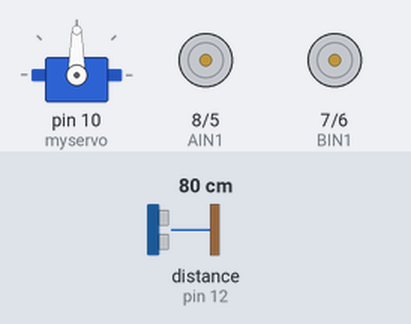
Simulated run of this sketch. Board: Arduino Uno, built with avr-gcc and run on an emulated ATmega328P. Parts: servo, direction and speed pins drawn as motors (green arrow = direction pin HIGH = forward, orange = LOW = backward, longer = more drive). Wiring (inferred from the names in the program): ultrasonic range finder: trigger pin 13; echo pin 12. The test bench sets the inputs (shaded band); at power-on: distance to the obstacle (sensor on pin 12) 80 cm. The echo pulse lasts 58.3 µs per cm.

Above: at 1.2 s.
1.3 s: distance to the obstacle (sensor on pin 12) set to 2 cm
At 2.0 s:
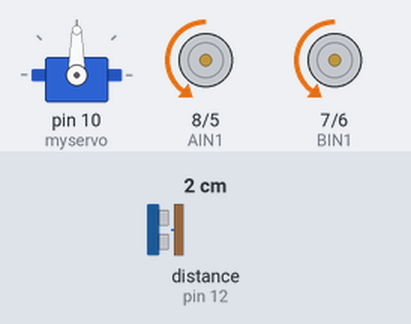
2.9 s: distance to the obstacle (sensor on pin 12) set to 8 cm
4.4 s: distance to the obstacle (sensor on pin 12) set to 11 cm
At 4.7 s:
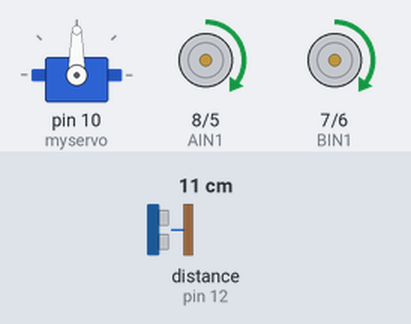
5.9 s: distance to the obstacle (sensor on pin 12) set to 29 cm
7.4 s: distance to the obstacle (sensor on pin 12) set to 34 cm
At 9.6 s:
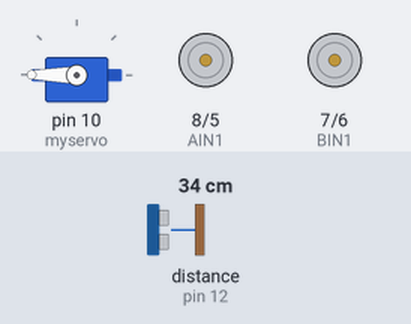
10.4 s: distance to the obstacle (sensor on pin 12) set to 18 cm
At 10.77 s:
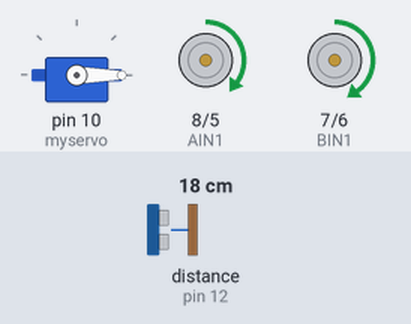
Timing chart, 0 to 13.4 s (numbered marks = the images above; inputs shaded):
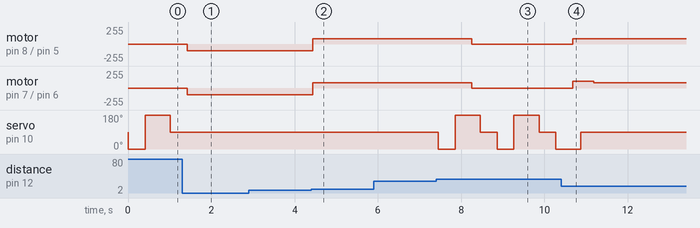

Measured:
- the behaviour switches between 9 and 10 cm on distance to the obstacle (sensor on pin 12) (found by bisection; images 1 and 2)
- the behaviour switches between 30 and 31 cm on distance to the obstacle (sensor on pin 12) (found by bisection; images 2 and 3)
- after the input at 1.3 s, motor on pin 8 (AIN1) / pin 5 (PWMA), motor on pin 7 (BIN1) / pin 6 (PWMB): stopped → backward 100/255 after 0.12 s; servo on pin 10 (myservo): stays 90° (without the input it goes to 0° after 0.13 s)
- after the input at 2.9 s, every drawn part: stays the same
- after the input at 4.4 s, motor on pin 8 (AIN1) / pin 5 (PWMA), motor on pin 7 (BIN1) / pin 6 (PWMB): backward 100/255 → forward 80/255 at once
- after the input at 5.9 s, every drawn part: stays the same
- after the input at 7.4 s, motor on pin 8 (AIN1) / pin 5 (PWMA), motor on pin 7 (BIN1) / pin 6 (PWMB): forward 80/255 → stopped after 0.86 s; servo on pin 10 (myservo): 90° → 0° after 0.05 s, → 180° 0.40 s later, → 90° 0.60 s later, → 0° 0.41 s later, … (7 changes in this stretch)
- after the input at 10.4 s, motor on pin 8 (AIN1) / pin 5 (PWMA): stopped → forward 80/255 after 0.28 s; motor on pin 7 (BIN1) / pin 6 (PWMB): stopped → forward 100/255 after 0.28 s, → forward 80/255 0.50 s later

The sketch:

Auto_Follow_Command.ino
```cpp
//* Auto-Following Command *//

//This code uses the HC-SR04 Ultasonic Sensor to measure distance.//
//Here it is paired with a SG90 Servo Motor to help it detect     //
//subjects in a field of 180°. This in turn helps the Elegoo Car  //
//to follow an object and eventualy another Elegoo Car.           //
//Code available on: //
// https://github.com/NiceNicoN/Robotics-2/blob/main/Auto_Follow_Command.ino //


//Include the Servo Motor Library
#include <Servo.h>  //This library contains the codes necessary to use the SG90 Servo Moror

//Create the Servo Object to control the Servo Motor
Servo myservo;

// Standby pin
int STBY = 3;

// Pins on the Arduino that belong to the motors of the wheels //

//Motor A  (Motors on the right side of the car)
int PWMA = 5;    // Pin 5 controls how fast Motor A is spinning
int AIN1 = 8;    // Pin 8 controls in which direction (forward or backward) Motor A is spinning

//Motor B  (Motors on the left side of the car)
int PWMB = 6;    // Pin 6 controls how fast Motor B is spinning
int BIN1 = 7;    // Pin 7 controls in which direction (forward or backward) Motor B is spinning

// Pins for the Ultrasonic Sensor
int trigPin = 13;           //Pin 13, the Trigger pin, is the one driven to send out the ultrasonic pulses
int echoPin = 12;           //Pin 12, the Echo in, is the one that produces a pulse when the reflected signal is received.

// Precise Variables
//float duration, distance;   //With float, the duration and distace variables become precise to the decimal

// Available Speeds //    These will be the Y variables when a command is called
int MaxSPEED= 250;
int MinSPEED= 80;
int NormSPEED= 100;
int DontMOVE= 0;

// Available Times //     These will be the X variables when a command is called
int Stop = 0;
int Time = 1000;
int IRResponseTime = 0;


void Forward(int x,int y){  //Forward command
  //motor A
  analogWrite  (PWMA,y);    //Motor A is powered at speed y
  digitalWrite (AIN1,1);    //The command of 1(HIGH) makes motor A move forward

  //Motor B
  analogWrite  (PWMB,y);    //Motor B is powered at speed y
  digitalWrite (BIN1,1);    //The command of 1(HIGH) makes motor B move forward
}

void Backward(int x,int y){ //Backward command
  //motor A
  analogWrite  (PWMA,y);    //Motor A is powered at speed y
  digitalWrite (AIN1,0);    //The command of 0(LOW) makes motor A move backward

  //Motor B
  analogWrite (PWMB, y);    //Motor B is powered at speed y
  digitalWrite (BIN1,0);    //The command of 0(LOW) makes motor B move backward
}

void RightForward(int x,int y){ //Right command
  //motor A
  analogWrite (PWMA,y/2);       //Motor A is powered at half of speed y
  digitalWrite  (AIN1,1);       //The command of 1(HIGH) makes motor A move forward

  //Motor B
  analogWrite (PWMB, y);        //Motor B is powered at speed y
  digitalWrite (BIN1,1);        //The command of 1(HIGH) makes motor B move forward

  // In the case of the Right command, Motor A is moving forward at half-speed and Motor B is moving forwards at full speed
  // causing the Duck to go in circles to the Right.
}

void LeftForward(int x,int y){  //Left command
  //motor A
  analogWrite  (PWMA,y);        //Motor A is powered at speed y
  digitalWrite (AIN1,1);        //The command of 1(HIGH) makes motor A move forward
  //Motor B
  analogWrite(PWMB,y/2);        //Motor B is powered at half of speed y
  digitalWrite (BIN1,1);        //The command of 1(HIGH) makes motor B move forward

  // In the case of the Left command, Motor A is moving forward at full speed and Motor B is moving forwards at half-speed
  // causing the Duck to go in circles to the Left.
}

void Standby(){ //Standby command
  //motor A
  analogWrite (PWMA,0);     //Motor A is powered at speed 0

  //Motor B
  analogWrite (PWMB,0);     //Motor B is powered at speed 0
}

//void Ultrasonic(){  //Ultrasonic command
float Ultrasonic(){  //Ultrasonic command
  // Write a pulse to the HC-SR04 Trigger Pin 
  digitalWrite(trigPin, LOW);
  delayMicroseconds(2);
  digitalWrite(trigPin,HIGH);
  delayMicroseconds(10);
  digitalWrite(trigPin, LOW);

  // Measure the response from the HC-SR04 Echo Pin
  float duration = pulseIn(echoPin, HIGH);

  // Determine distance from duration
  // Use 343 meters per second as speed of sound
 float distance = (duration / 2) * 0.0343;
  return distance;
}


void setup(){

  Serial.begin(9600);

  // Turn the Motors pins into Outputs
  pinMode(AIN1, OUTPUT);
  pinMode(PWMA, OUTPUT);
  pinMode(BIN1, OUTPUT);
  pinMode(PWMB, OUTPUT);
  digitalWrite(STBY, 1);

  // Declare the pupose of each Ultrasonic pin
  pinMode(trigPin, OUTPUT);  // trig pin outputs sonic signals
  pinMode(echoPin, INPUT);   // trig pin receives sonic signals that bounced back

  // Attaches the servo on pin 10 to the Servo Object
  myservo.attach(10);
}


void loop() {
 float distance = Ultrasonic();

  if (distance >= 30){      /////if true that Mommy is more than or = 30 cm in FRONT of the Duck, run next line of code.
    myservo.write(0);         ///Servo turn RIGHT
    delay(200);                //for 0.2 seconds
    distance = Ultrasonic();  ///Run Ultrasonic command
    delay(200);                //for 0.2 seconds

    if (distance >= 30){      /////if true that Mommy is more than or = 30 cm to the RIGHT of the Duck, run next line of code.
      myservo.write(180);       ///Servo turn LEFT
      delay(200);                //for 0.2 seconds
      distance = Ultrasonic();  ///Run Ultrasonic command
      delay(200);                //for 0.2 seconds

      if (distance >= 30){      /////if true that Mommy is more than or = 30 cm to the LEFT of the Duck, run next line of code.
        Standby();                ///Run Duck in /Standby/ command
        delay(200);                //for 0.2 seconds
        myservo.write(90);        ///Servo turn FORWARD
        delay(200);                //for 0.2 seconds
        distance = Ultrasonic();  ///Run Ultrasonic command
        delay(200);                //for 0.2 seconds
      }

      else if (distance > 10 && distance < 30){      /////otherwise, if true that Mommy is more than 10 cm and less than 30 cm to the LEFT of the Duck, run next line of code.
        LeftForward(0,NormSPEED);                     ///Duck's Body turns LEFT, at 100 speed
        delay(200);                                    //for 0.2 seconds
        myservo.write(90);                            ///Servo reajusts by turning FORWARD
        delay(200);                                    //for 0.2 seconds
        distance = Ultrasonic();                      ///Run Ultrasonic command
        delay(100);                                    //for 0.1 seconds
      }

      else if (distance <= 7){      /////otherwise, otherwise, if true that Mommy is less than or = 7 cm to the LEFT of the Duck, run next line of code.
        Backward(0,NormSPEED);        ///Duck runs BACKWARDS, at 100 speed
        delay(200);                    //for 0.2 seconds
        myservo.write(90);            ///Servo reajusts by turning FORWARD
        delay(200);                    //for 0.2 seconds
        distance = Ultrasonic();      ///Run Ultrasonic command
        delay(200);                    //for 0.2 seconds
      }
    }

    else if (distance > 10 && distance < 30){      /////otherwise, if true that Mommy is more than 10 cm and less than 30 cm to the RIGHT of the Duck, run next line of code.
      RightForward(0,NormSPEED);                     ///Duck's Body turns RIGHT, at 100 speed
      delay(200);                                     //for 0.2 seconds
      myservo.write(90);                             ///Servo reajusts by turning FORWARD
      delay(200);                                     //for 0.2 seconds
      distance = Ultrasonic();                       ///Run Ultrasonic command
      delay(100);                                     //for 0.1 seconds
    }

    else if (distance <= 7){      /////otherwise, otherwise, if true that Mommy is less than or = 7 cm to the RIGHT of the Duck, run next line of code.
    Backward(0,NormSPEED);          ///Duck runs BACKWARDS, at 100 speed
    delay(200);                      //for 0.2 seconds
    myservo.write(90);              ///Servo reajusts by turning FORWARD
    delay(200);                      //for 0.2 seconds
    distance = Ultrasonic();        ///Run Ultrasonic command
    delay(200);                      //for 0.2 seconds
    }
  }

  else if (distance > 10 && distance < 30){      /////otherwise, if true that Mommy is more than 10 cm and less than 30 cm in FRONT of the Duck, run next line of code.
    Forward(0,MinSPEED);                          ///Duck's Body runs FORWARD, at 80 speed
    delay(200);                                     //for 0.2 seconds
    myservo.write(90);                             ///Servo reajusts by turning FORWARD
    delay(200);                                     //for 0.2 seconds
    distance = Ultrasonic();                       ///Run Ultrasonic command
    delay(100);                                     //for 0.1 seconds
  }

  else if (distance <= 8){      /////otherwise, otherwise, if true that Mommy is less than or = 8 cm in FRONT of the Duck, run next line of code.
    Backward(0,NormSPEED);        ///Duck goes BACKWARDS, at 100 speed
    delay(200);                    //for 0.2 seconds
    myservo.write(90);            ///Servo reajusts by turning FORWARD
    delay(200);                    //for 0.2 seconds
    distance = Ultrasonic();      ///Run Ultrasonic command
    delay(200);                    //for 0.2 seconds
  }
}
```
